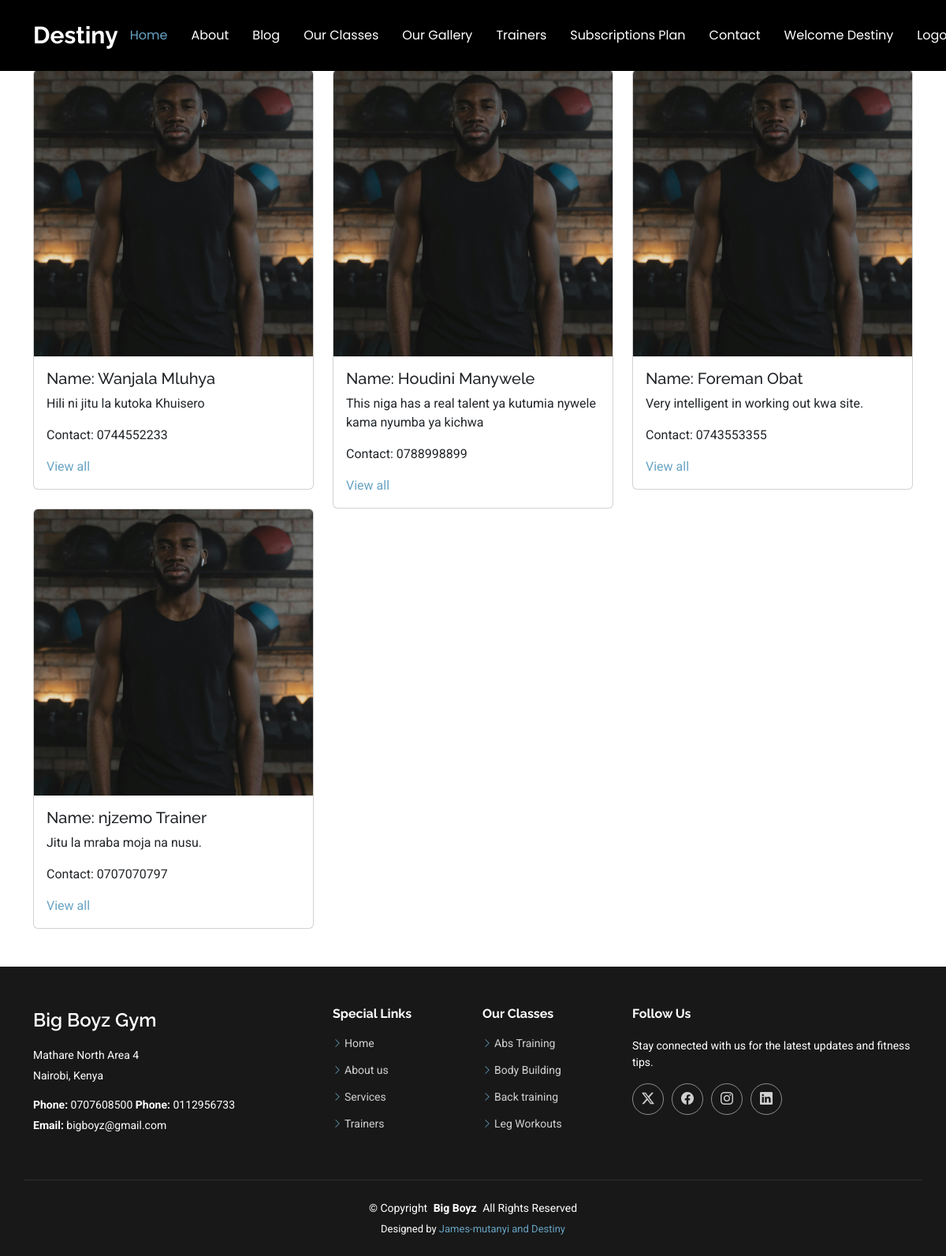
/trainer (signed in), run on the app's committed database.
### appone/models.py (models this page shows, shortened)
class Trainer(models.Model):
    user=models.OneToOneField(User, on_delete=models.CASCADE, null=True, related_name='trainer_profile')
    full_name=models.CharField(max_length=205)
    username=models.CharField(max_length=205, null =True)
    psw =models.CharField(max_length=205, default="trainer")
    mobile=models.CharField(max_length=205)
    details=models.TextField()
    image= models.ImageField(upload_to="trainers/")
    is_active= models.BooleanField(default=False)
    datejoined=models.DateTimeField(auto_now_add=True, null=True)

### appone/views.py (the view)
# urls.py: path('trainer',views.trainer, name="trainer"),
def trainer(request):
    trainer=Trainer.objects.all()
    context ={"trainer":trainer}
    return render(request, "trainer.html", context)

### templates/trainer.html (shortened to what this page needs)
{% extends "base.html" %}
{% block content %}
  <div class="container mt-2">
    <center><h1>Walkers Trainers</h1></center>
    <div class="row">
      {% for p in trainer %}
      <div class="col-md-4">
        <div class="card">
          <img src="{{p.image.url}}" class="card-img-top" alt="...">
          <div class="card-body">
            <h5 class="card-title">Name: {{p.full_name}}</h5>
            <p class="card-text"> {{p.details}}</p>
            <p class="card-text">Contact: {{p.mobile}}</p>
            <a href="">View all</a>
          </div>
        </div>
      </div>
      {% endfor %}
    </div>
    <br><br>
{% endblock  %}

### templates/base.html (shortened to what this page needs)
{%load static%}
<!DOCTYPE html>
<html lang="en">
  <head>
    <link
      href="static/assets/vendor/bootstrap/css/bootstrap.min.css"
      rel="stylesheet"
    />
    <link
      href="static/assets/vendor/bootstrap-icons/bootstrap-icons.css"
      rel="stylesheet"
    />
    <link href="static/assets/vendor/aos/aos.css" rel="stylesheet" />
    <link
      href="static/assets/vendor/glightbox/css/glightbox.min.css"
      rel="stylesheet"
    />
    <link
      href="static/assets/vendor/swiper/swiper-bundle.min.css"
      rel="stylesheet"
    />
    <link href="static/assets/css/main.css" rel="stylesheet" />
  </head>
  <body class="index-page">
    <header id="header" class="header d-flex align-items-center fixed-top bg-black">
      <div
        class="container-fluid container-xl position-relative d-flex align-items-center justify-content-between"
      >
        <a href="index.html" class="logo d-flex align-items-center">
          <h1 class="sitename">Destiny</h1>
        </a>
        <nav id="navmenu" class="navmenu">
          <ul>
            <li><a href="/" class="active">Home</a></li>
            <li><a href="/about">About</a></li>
            <li><a href="/blog">Blog </a></li>
            <li><a href="/workout">Our Classes</a></li>
            <li><a href="/gallery">Our Gallery</a></li>
            <li><a href="/trainer">Trainers</a></li>
            <li><a href="/subplan">Subscriptions Plan</a></li>
            <li><a href="contact.html">Contact</a></li>
          {% if not request.user.is_authenticated %}
          <li><a href="/signup">Signin</a></li>
          <li><a href="{%url 'login'%}">Login</a></li>
          <li><a href="{/trainerlogin}}">Trainer Login</a></li>
          {% else%}
          <a class="btn-getstarted" href="index.html#about">Welcome {{user.username}}</a>
          <li><a href="{%url 'logout'%}">Logout</a></li>
          {% endif %}
          </ul>
        </nav>
      </div>
    </header>
    <main class="main">
        <div class="col-xl-6 col-lg-8">
        </div>
         <main id="main">
                {% block content %}
                {% endblock  %}
         </main>
    </main>
    <footer id="footer" class="footer dark-background">
      <div class="container footer-top">
        <div class="row gy-4">
          <div class="col-lg-4 col-md-6 footer-about">
            <a href="index.html" class="d-flex align-items-center">
              <span class="sitename">Big Boyz Gym</span>
            </a>
            <div class="footer-contact pt-3">
              <p>Mathare North Area 4</p>
              <p>Nairobi, Kenya</p>
              <p class="mt-3">
                <strong>Phone:</strong> <span>0707608500</span>
                <strong>Phone:</strong> <span>0112956733</span>
              </p>
              <p><strong>Email:</strong> <span>bigboyz@gmail.com</span></p>
            </div>
          </div>
          <div class="col-lg-2 col-md-3 footer-links">
            <h4>Special Links</h4>
            <ul>
              <li><i class="bi bi-chevron-right"></i> <a href="#">Home</a></li>
              <li>
                <i class="bi bi-chevron-right"></i>
                <a href="about.html">About us</a>
              </li>
              <li>
                <i class="bi bi-chevron-right"></i>
                <a href="/services">Services</a>
              </li>
              <li>
                <i class="bi bi-chevron-right"></i>
                <a href="/trainer">Trainers</a>
              </li>
            </ul>
          </div>
          <div class="col-lg-2 col-md-3 footer-links">
            <h4>Our Classes</h4>
            <ul>
              <li>
                <i class="bi bi-chevron-right"></i>
                <a href="/services">Abs Training</a>
              </li>
              <li>
                <i class="bi bi-chevron-right"></i>
                <a href="/services">Body Building</a>
              </li>
              <li>
                <i class="bi bi-chevron-right"></i>
                <a href="/services">Back training</a>
              </li>
              <li>
                <i class="bi bi-chevron-right"></i>
                <a href="/services">Leg Workouts</a>
              </li>
            </ul>
          </div>
          <div class="col-lg-4 col-md-12">
            <h4>Follow Us</h4>
            <p>
              Stay connected with us for the latest updates and fitness tips.
            </p>
            <div class="social-links d-flex">
              <a href=""><i class="bi bi-twitter-x"></i></a>
              <a href=""><i class="bi bi-facebook"></i></a>
              <a href=""><i class="bi bi-instagram"></i></a>
              <a href=""><i class="bi bi-linkedin"></i></a>
            </div>
          </div>
        </div>
      </div>
      <div class="container copyright text-center mt-4">
        <p>
          © <span>Copyright</span>
          <strong class="px-1 sitename">Big Boyz</strong>
          <span>All Rights Reserved</span>
        </p>
        <div class="credits">
          Designed by
          <a href="https://github.com/James-mutanyi/Big_Boyz-Gym"
            >James-mutanyi and Destiny</a
          >
        </div>
      </div>
    </footer>
  </body>
</html>

### static/assets/css/main.css (style rules this page uses)
:root { --default-font: "Roboto", system-ui, -apple-system, "Segoe UI", Roboto, "Helvetica Neue", Arial, "Noto Sans", "Liberation Sans", sans-serif, "Apple Color Emoji", "Segoe UI Emoji", "Segoe UI Symbol", "Noto Color Emoji"; --heading-font: "Raleway", sans-serif; --nav-font: "Poppins", sans-serif; }
:root { --background-color: #ffffff; --default-color: #555555; --heading-color: #1e4356; --accent-color: #68a4c4; --surface-color: #ffffff; --contrast-color: #ffffff; }
:root { --nav-color: #ffffff; --nav-hover-color: #68a4c4; --nav-mobile-background-color: #817878; --nav-dropdown-background-color: #ffffff; --nav-dropdown-color: #312d2d; --nav-dropdown-hover-color: #68a4c4; }
.dark-background { --background-color: #181818; --default-color: #ffffff; --heading-color: #ffffff; --surface-color: #284e62; --contrast-color: #ffffff; }
:root { scroll-behavior: smooth; }
body { color: var(--default-color); background-color: var(--background-color); font-family: var(--default-font); }
a { color: var(--accent-color); text-decoration: none; transition: 0.3s; }
h1, h2, h3, h4, h5, h6 { color: var(--heading-color); font-family: var(--heading-font); }
.header { --background-color: rgba(255, 255, 255, 0); --default-color: #ffffff; --heading-color: #ffffff; color: var(--default-color); background-color: var(--background-color); padding: 15px 0; transition: all 0.5s; z-index: 997; }
.header .logo { line-height: 1; }
.header .logo h1 { font-size: 30px; margin: 0; font-weight: 700; color: var(--heading-color); }
@media (min-width: 1200px) { .navmenu { padding: 0; } }
@media (min-width: 1200px) { .navmenu ul { margin: 0; padding: 0; display: flex; list-style: none; align-items: center; } }
@media (min-width: 1200px) { .navmenu li { position: relative; } }
@media (min-width: 1200px) { .navmenu a, .navmenu a:focus { color: var(--nav-color); padding: 18px 15px; font-size: 16px; font-family: var(--nav-font); font-weight: 400; display: flex; align-items: center; justify-content: space-between; white-space: nowrap; transition: 0.3s; } }
@media (min-width: 1200px) { .navmenu li:last-child a { padding-right: 0; } }
@media (min-width: 1200px) { .navmenu li:hover > a, .navmenu .active, .navmenu .active:focus { color: var(--nav-hover-color); } }
.footer { color: var(--default-color); background-color: var(--background-color); font-size: 14px; position: relative; }
.footer .footer-top { padding-top: 50px; }
.footer .social-links a { display: flex; align-items: center; justify-content: center; width: 40px; height: 40px; border-radius: 50%; border: 1px solid color-mix(in srgb, var(--default-color), transparent 50%); font-size: 16px; color: color-mix(in srgb, var(--default-color), transparent 20%); margin-right: 10px; transition: 0.3s; }
.footer h4 { font-size: 16px; font-weight: bold; position: relative; padding-bottom: 12px; }
.footer .footer-links { margin-bottom: 30px; }
.footer .footer-links ul { list-style: none; padding: 0; margin: 0; }
.footer .footer-links ul i { margin-right: 3px; font-size: 12px; line-height: 0; color: var(--accent-color); }
.footer .footer-links ul li { padding: 10px 0; display: flex; align-items: center; }
.footer .footer-links ul li:first-child { padding-top: 0; }
.footer .footer-links ul a { display: inline-block; color: color-mix(in srgb, var(--default-color), transparent 20%); line-height: 1; }
.footer .footer-about a { color: var(--heading-color); font-size: 24px; font-weight: 600; font-family: var(--heading-font); }
.footer .footer-contact p { margin-bottom: 5px; }
.footer .copyright { padding: 25px 0; border-top: 1px solid color-mix(in srgb, var(--default-color), transparent 90%); }
.footer .copyright p { margin-bottom: 0; }
.footer .credits { margin-top: 6px; font-size: 13px; }

### data on the page
Trainer: image (picture), full_name "Wanjala Mluhya", details "Hili ni jitu la kutoka Khuisero", mobile "0744552233"
Trainer: image (picture), full_name "Houdini Manywele", details "This niga has a real talent ya kutumia nywele kama nyumba ya kichwa", mobile "0788998899"
Trainer: image (picture), full_name "Foreman Obat", details "Very intelligent in working out kwa site.", mobile "0743553355"
Trainer: image (picture), full_name "njzemo Trainer", details "Jitu la mraba moja na nusu.", mobile "0707070797"

### other printed values
{{ user.username }} "Destiny"
